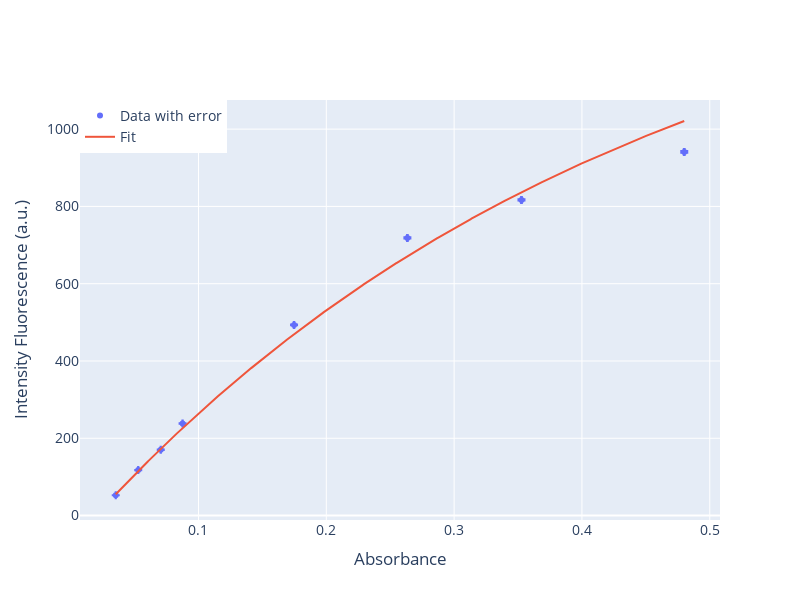

The cell this chart's notebook holds for it:
### Code cell
# iteration 0
popt, pcov = curve_fit(F_C_fit, A, I, sigma=sigmaI, maxfev=10000)
F0, y0 = popt
error_F0, error_y0 = np.sqrt(np.diag(pcov))
print(F0, y0)

# iteration 1
dFdC = np.abs(np.log(10) * F0 * np.exp(-np.log(10) * A)) # propagate error on C
sigmaTot = np.sqrt(sigmaI**2 + (dFdC * sigmaA)**2) # propagate error on I
popt, pcov = curve_fit(F_C_fit, A, I, p0=[F0, y0], sigma=sigmaTot)
F0, y0 = popt
error_F0, error_y0 = np.sqrt(np.diag(pcov))

print('F0:', final_val(F0, error_F0, decimals=0, udm='a.u.'))
# print('k:', final_val(k, error_k, decimals=3))
print('y0:', final_val(y0, error_y0, decimals=3, udm='a.u.'))

# Create a scatter plot with error bars using Plotly
fig = go.Figure()

# Add data points with error bars
fig.add_trace(go.Scatter(
    x=A,
    y=I,
    error_y=dict(
        type='data',
        array=sigmaI,
        visible=True
    ),
    error_x=dict(
        type='data',
        array=sigmaA,
        visible=True
    ),
    mode='markers',
    name='Data with error'
))

# Add the fitted curve
a = np.linspace(np.min(A), np.max(A), 1000)
fig.add_trace(go.Scatter(
    x=a,
    y=F_C_fit(a, *popt),
    mode='lines',
    name='Fit'
))

# Update layout for log scale and labels
fig.update_layout(
    xaxis=dict(
        title='Absorbance',
       # type='log'
    ),
    yaxis=dict(
        title='Intensity Fluorescence (a.u.)'
    ),
    # title='Intensity Fluorescence vs Concentration',
    height=600,
    width=800,
    legend=dict(x=0, y=1),
    font=dict(size=14)
)

fig.write_html(dir_path +r"\html\FvsAfit.html")
fig.write_image(dir_path + r"\images\FvsAfit.png")
fig.show()

### Figure 1 — Plotly figure (JSON) as saved in the notebook; plotly's stock layout.template omitted (floating-point values rounded to 4 significant figures; data arrays with more than 128 entries replaced by an {"elided": "..."} marker saying what was removed)
{"data": [{"error_x": {"array": [0.0003353, 0.0003161, 0.0002776, 0.0002119, 0.0001244, 0.0001069, 8.533e-05, 6.075e-05], "type": "data", "visible": true}, "error_y": {"array": [1.999, 1.743, 1.528, 1.042, 0.5113, 0.3503, 0.2465, 0.1114], "type": "data", "visible": true}, "mode": "markers", "name": "Data with error", "type": "scatter", "x": [0.48, 0.3527, 0.2634, 0.1747, 0.08755, 0.07048, 0.05284, 0.03527], "y": [941.1, 816.8, 718.5, 493.3, 238.4, 170.3, 117.7, 52.56]}, {"mode": "lines", "name": "Fit", "type": "scatter", "x": {"elided": "1000 float values"}, "y": {"elided": "1000 float values"}}], "layout": {"font": {"size": 14}, "height": 600, "legend": {"x": 0, "y": 1}, "width": 800, "xaxis": {"title": {"text": "Absorbance"}}, "yaxis": {"title": {"text": "Intensity Fluorescence (a.u.)"}}}}
